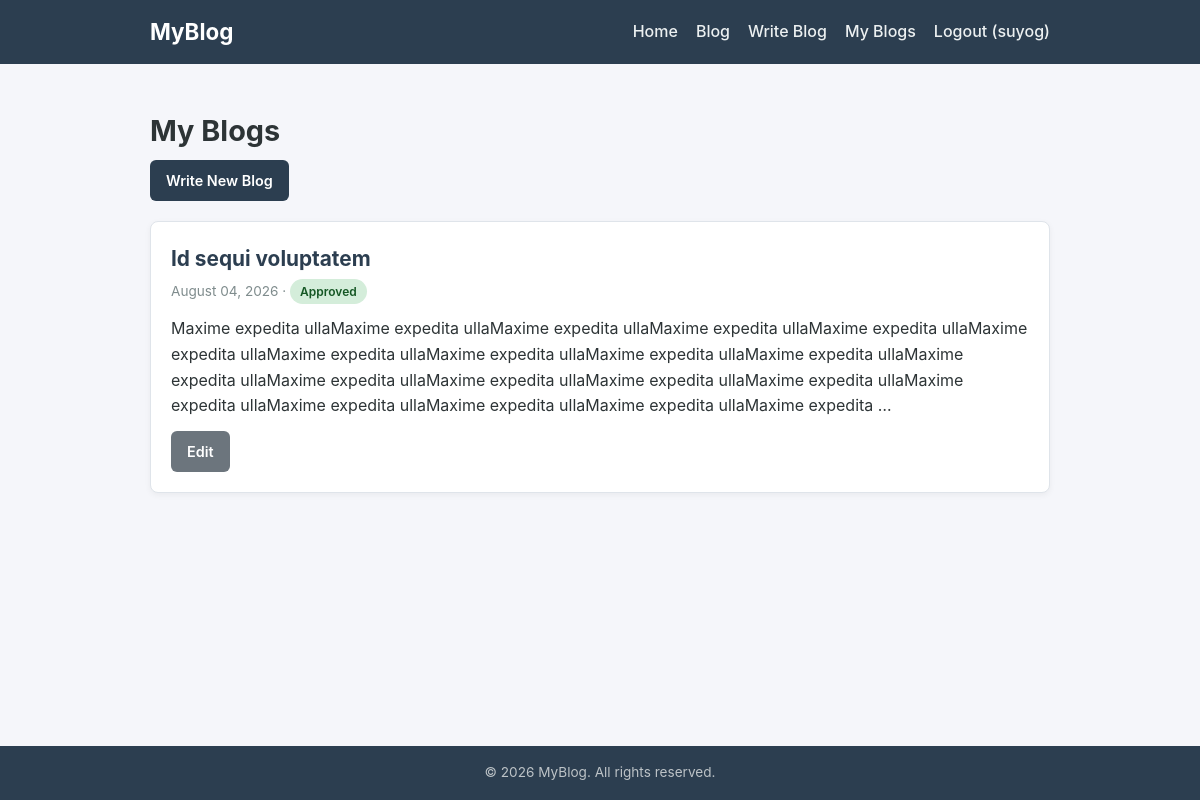
The app's page /my_blogs/ (signed in) with its own data.
### core/models.py (models this page shows, shortened)
class Blog(models.Model):
    title = models.CharField(max_length=255)
    content = models.TextField()
    image = models.ImageField(upload_to="blogs/", blank=True, null=True)
    author = models.ForeignKey(User, on_delete=models.CASCADE)
    created_date = models.DateTimeField(auto_now_add=True)
    is_approved = models.BooleanField(default=False)

### core/views.py (the view)
# urls.py: path("my_blogs/", views.myBlogsPage, name="myBlogs"),
@login_required(login_url="login")
def myBlogsPage(request):
    blogs = Blog.objects.filter(author=request.user).order_by('-created_date')
    return render(request, "crud_enotes/my_blogs.html", {"blogs": blogs})

### core/templates/crud_enotes/my_blogs.html (shortened to what this page needs)
{% extends "base.html" %}
{% block content %}
<div class="page-header">
    <h1>My Blogs</h1>
    <p><a href="{% url 'addBlog' %}" class="btn btn-primary">Write New Blog</a></p>
</div>
{% if blogs %}
<div class="blog-list">
    {% for blog in blogs %}
    <article class="card">
        <h2 class="card-title">{{ blog.title }}</h2>
        <p class="card-meta">
            {{ blog.created_date|date:"F d, Y" }} &middot;
            {% if blog.is_approved %}
            <span class="badge badge-success">Approved</span>
            {% else %}
            <span class="badge badge-pending">Pending Approval</span>
            {% endif %}
        </p>
        <p class="card-content">{{ blog.content|truncatewords:40 }}</p>
        <div class="card-actions">
            <a href="{% url 'editBlog' blog.id %}" class="btn btn-secondary">Edit</a>
        </div>
    </article>
    {% endfor %}
</div>
{% else %}
<p class="empty-message">You haven't written any blogs yet.</p>
{% endif %}
{% endblock content %}

### core/templates/base.html (shortened to what this page needs)
<!DOCTYPE html>
{% load static %}
<html lang="en">
<head>
    <link rel="stylesheet" href="{% static 'css/style.css' %}">
</head>
<body>
    <nav class="navbar">
        <div class="container navbar-inner">
            <a class="brand" href="{% url 'home' %}">MyBlog</a>
            <ul class="nav-links">
                <li><a href="{% url 'home' %}">Home</a></li>
                <li><a href="{% url 'blogs' %}">Blog</a></li>
                {% if user.is_authenticated %}
                <li><a href="{% url 'addBlog' %}">Write Blog</a></li>
                <li><a href="{% url 'myBlogs' %}">My Blogs</a></li>
                <li><a href="{% url 'logout' %}">Logout ({{ user.username }})</a></li>
                {% else %}
                <li><a href="{% url 'login' %}">Login</a></li>
                {% endif %}
            </ul>
        </div>
    </nav>
    <main class="container">
        {% block content %}
        {% endblock content %}
    </main>
    <footer class="footer">
        <div class="container">
            <p>&copy; 2026 MyBlog. All rights reserved.</p>
        </div>
    </footer>
</body>
</html>

### core/static/css/style.css (style rules this page uses)
* { margin: 0; padding: 0; box-sizing: border-box; }
body { font-family: -apple-system, BlinkMacSystemFont, "Segoe UI", Roboto, Helvetica, Arial, sans-serif; background-color: #f5f6fa; color: #2d3436; line-height: 1.6; display: flex; flex-direction: column; min-height: 100vh; }
.container { width: 90%; max-width: 900px; margin: 0 auto; }
main.container { flex: 1; padding: 24px 0 40px; }
.navbar { background-color: #2c3e50; padding: 14px 0; }
.navbar-inner { display: flex; align-items: center; justify-content: space-between; flex-wrap: wrap; gap: 10px; }
.brand { color: #ffffff; font-size: 1.4rem; font-weight: bold; text-decoration: none; }
.nav-links { list-style: none; display: flex; align-items: center; gap: 18px; flex-wrap: wrap; }
.nav-links a { color: #ecf0f1; text-decoration: none; font-weight: 500; }
.page-header { margin: 20px 0; }
.page-header h1 { font-size: 1.8rem; margin-bottom: 6px; }
.blog-list { display: flex; flex-direction: column; gap: 18px; }
.card { background-color: #ffffff; border: 1px solid #dfe4ea; border-radius: 8px; padding: 20px; box-shadow: 0 2px 6px rgba(0, 0, 0, 0.05); }
.card-title { font-size: 1.3rem; color: #2c3e50; margin-bottom: 4px; }
.card-meta { font-size: 0.85rem; color: #7f8c8d; margin-bottom: 12px; }
.card-content { margin-bottom: 12px; white-space: pre-wrap; }
.card-actions { display: flex; align-items: center; gap: 10px; }
.btn { display: inline-block; padding: 9px 16px; border: none; border-radius: 6px; font-size: 0.9rem; font-weight: 600; text-decoration: none; cursor: pointer; }
.btn-primary { background-color: #2c3e50; color: #ffffff; }
.btn-secondary { background-color: #6c757d; color: #ffffff; }
.badge { display: inline-block; padding: 3px 10px; border-radius: 20px; font-size: 0.75rem; font-weight: 600; }
.badge-success { background-color: #d4edda; color: #155724; }
.footer { background-color: #2c3e50; color: #bdc3c7; text-align: center; padding: 16px 0; font-size: 0.85rem; }

### records on screen
Blog: title "Id sequi voluptatem", created_date "August 04, 2026", is_approved "Approved", content "Maxime expedita ullaMaxime expedita ullaMaxime expedita ullaMaxime expedita ullaMaxime expedita ullaMaxime expedita ullaMaxime expedita ullaMaxime expedita ullaMaxime expedita ullaMaxime expedita ullaMaxime expedita ullaMaxime expedita ullaMaxime expedita ullaMaxime expedita ullaMaxime expedita ullaMaxime expedita ullaMaxime expedita ullaMaxime expedita ullaMaxime expedita ullaMaxime expedita …"

### other values on screen
{{ user.username }} "suyog"
